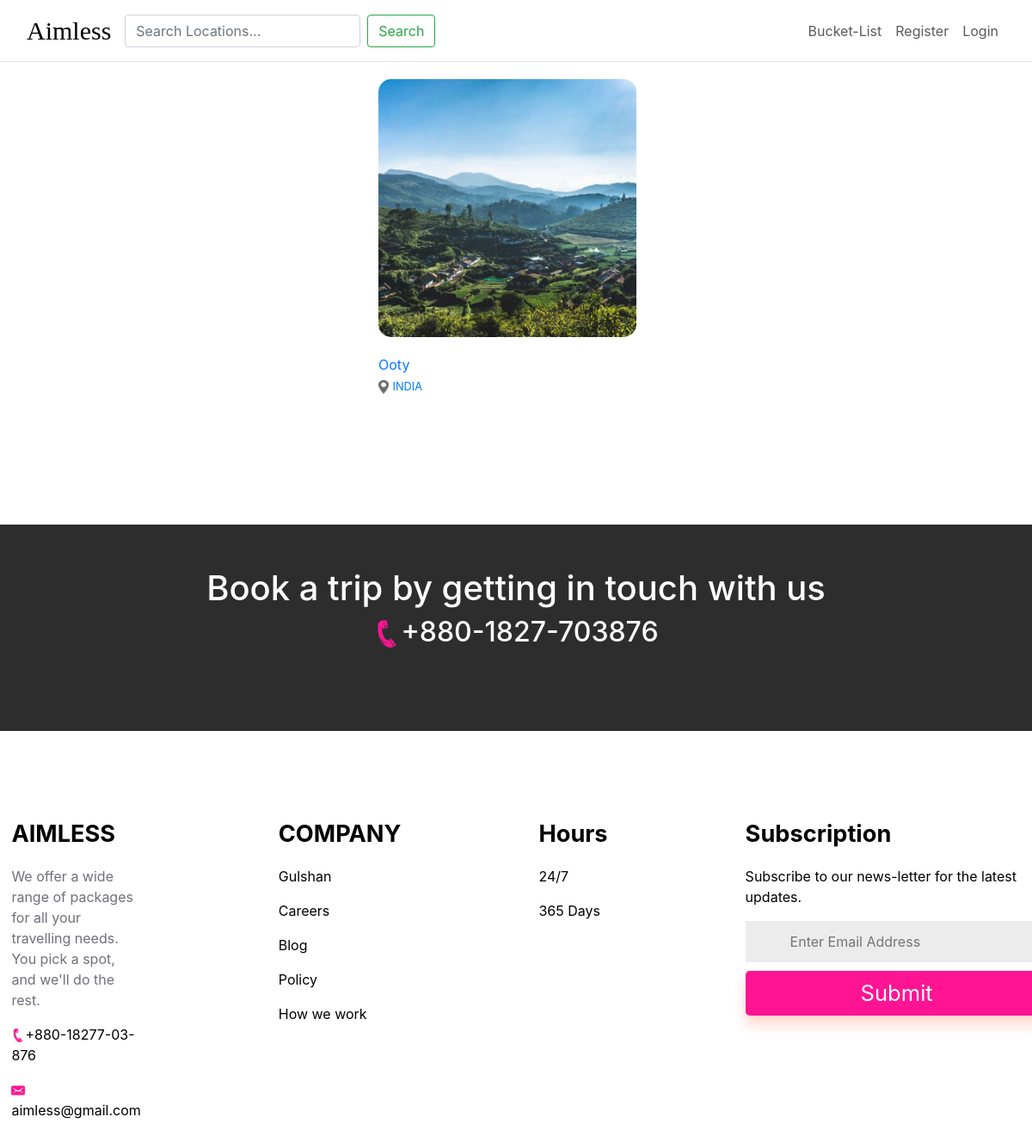
The page /surprise-result/ on the database its author committed.
### base/models.py (models this page shows, shortened)
class Location(models.Model):
    continent = models.ForeignKey(Continent, on_delete=models.CASCADE)
    country= models.ForeignKey(Country, on_delete=models.CASCADE)
    name = models.CharField(max_length=80, unique=True)
    location_display_image=models.ImageField(upload_to='location_display_image/', null=True, blank=True)
    price = models.DecimalField(max_digits=10, decimal_places=0, default=0, null= True, blank=True)

class Country(models.Model):
    continent=models.ForeignKey(Continent, on_delete=models.CASCADE)
    name= models.CharField(max_length=30)
    def __str__(self):
        return self.name
    class Meta:
        ordering=['name']

### base/views.py (the view)
# urls.py: path('surprise-result/', views.surprise, name='surprise'),
def surprise(request):
    locations= Location.objects.all()
    location_count= locations.count()
    location_id = random.randint(1,location_count)
    surprise_location_result = Location.objects.get(id=location_id)
    context={'surprise_location_result':surprise_location_result}
    return render (request, 'base/surprise_result.html', context)

### base/templates/base/surprise_result.html (shortened to what this page needs)
{% extends 'main.html' %}
{% block content %}
{% load static %}
<link rel="stylesheet" type="text/css" href={% static 'css/home.css'%}>
<div class="location_button">
    <div>
        <a href="{% url 'location' surprise_location_result.id %}">
            <button id="continent_locations" style="background-image: url({{surprise_location_result.location_display_image.url}});"></button> <br>
            <span>{{surprise_location_result.name}} <br>
                <img src="{% static 'images/location.png' %}" width="12" height="16">    <a href ={%url 'country-locations' surprise_location_result.country.id%}> <small>{{surprise_location_result.country}}</small></span></a>
    </div>
</div>
{% endblock content %}

### static/css/home.css (style rules this page uses)
.location_button { display: flex; justify-content: center; align-items: center; flex-wrap: wrap; }
#continent_locations { background-size: cover ; background-repeat: no-repeat; background-position: center; width: 300px; height: 300px; margin: 20px; margin-left: 0; border: 0px; border-radius: 15px; justify-content: flex-end; align-items: center; border-color: brown; }
a:link { text-decoration: none; }

### rows shown on the page
Location: location_display_image (picture), name "Ooty", country "INDIA"
